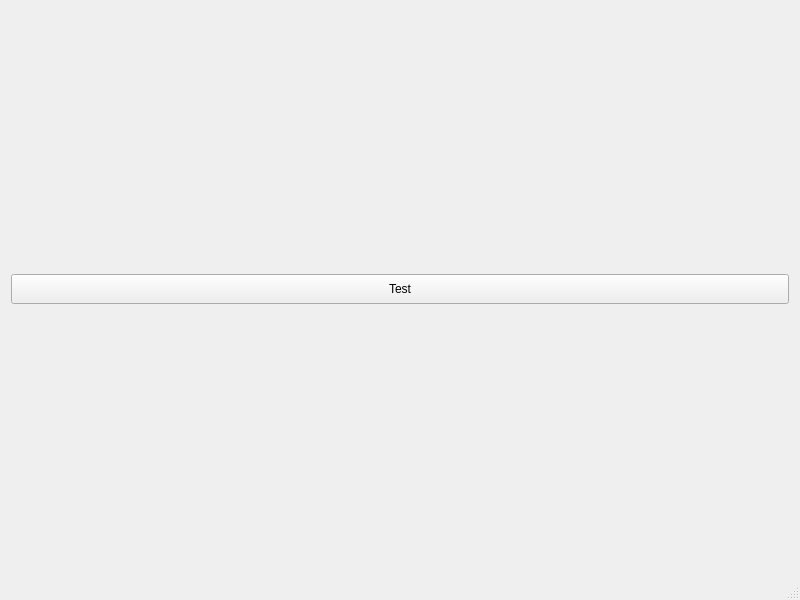
<?xml version="1.0" encoding="UTF-8"?>
<ui version="4.0">
 <class>QtWidgetsTCmonitorClass</class>
 <widget class="QMainWindow" name="QtWidgetsTCmonitorClass">
  <property name="geometry">
   <rect>
    <x>0</x>
    <y>0</y>
    <width>800</width>
    <height>600</height>
   </rect>
  </property>
  <property name="windowTitle">
   <string>System Monitor</string>
  </property>
  <widget class="QWidget" name="centralWidget">
   <layout class="QVBoxLayout" name="verticalLayout">
    <item>
     <widget class="QPushButton" name="pushButton">
      <property name="minimumSize">
       <size>
        <width>100</width>
        <height>30</height>
       </size>
      </property>
      <property name="text">
       <string>Test</string>
      </property>
     </widget>
    </item>
   </layout>
  </widget>
  <widget class="QMenuBar" name="menuBar">
   <property name="geometry">
    <rect>
     <x>0</x>
     <y>0</y>
     <width>800</width>
     <height>22</height>
    </rect>
   </property>
  </widget>
  <widget class="QStatusBar" name="statusBar"/>
 </widget>
 <layoutdefault spacing="6" margin="11"/>
 <resources/>
 <connections/>
</ui>
